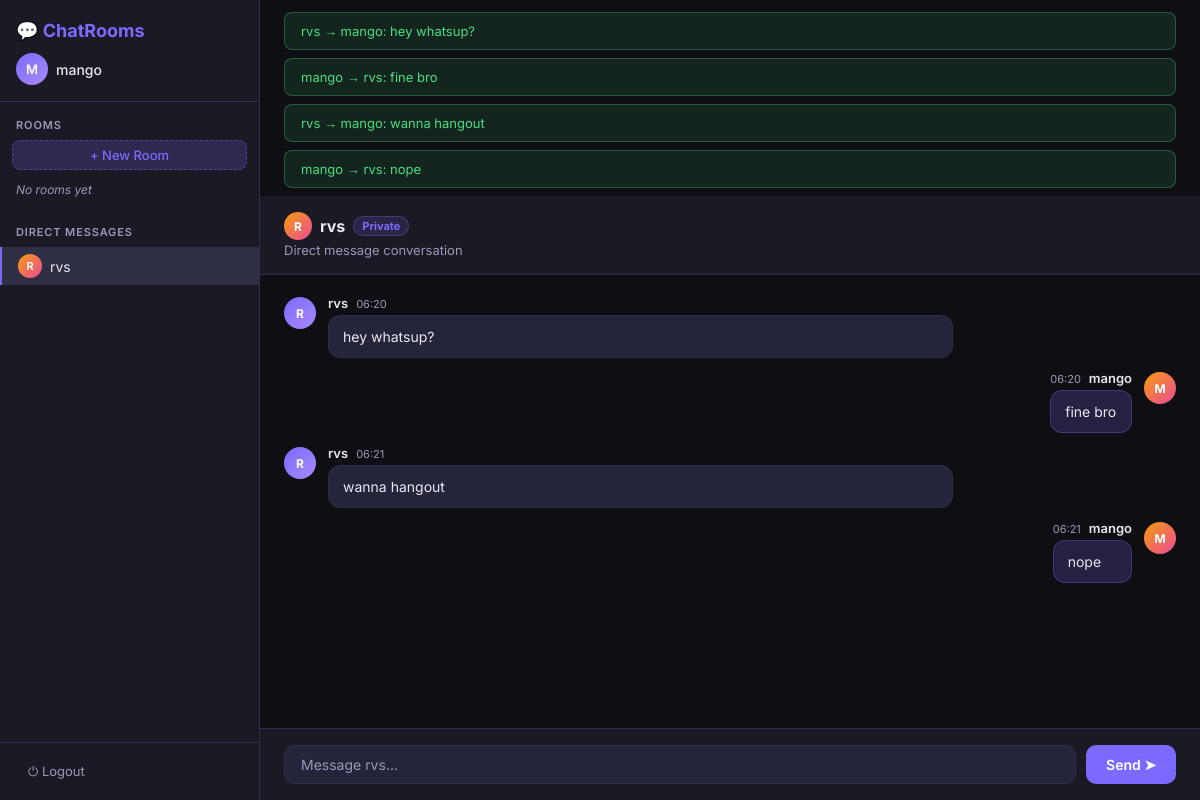
Screenshot of /private/rvs/ (signed in) with the database file from the repository.
### chat/models.py (models this page shows)
class PrivateMessage(models.Model):
    sender = models.ForeignKey(User, on_delete=models.CASCADE, related_name='sent_messages')
    receiver = models.ForeignKey(User, on_delete=models.CASCADE, related_name='received_messages')
    content = models.TextField()
    timestamp = models.DateTimeField(auto_now_add=True)
    is_read = models.BooleanField(default=False)
    class Meta:
        ordering = ['timestamp']
    def __str__(self):
        return f'{self.sender.username} → {self.receiver.username}: {self.content[:50]}'

### chat/views.py (the view)
# urls.py: path('private/<str:username>/', views.private_chat_view, name='private_chat'),
@login_required
def private_chat_view(request, username):
    other_user = get_object_or_404(User, username=username)
    if other_user == request.user:
        return redirect('home')
    chat_messages = PrivateMessage.objects.filter(
        Q(sender=request.user, receiver=other_user) |
        Q(sender=other_user, receiver=request.user)
    ).order_by('timestamp')[:100]
    PrivateMessage.objects.filter(sender=other_user, receiver=request.user, is_read=False).update(is_read=True)
    users = User.objects.exclude(id=request.user.id)
    return render(request, 'chat/private_chat.html', {
        'other_user': other_user,
        'messages': chat_messages,
        'users': users,
    })

### chatproject/templates/chat/private_chat.html (shortened to what this page needs)
{% extends 'chat/base.html' %}
{% block content %}
<div class="chat-page">
    <div class="chat-header">
        <div class="chat-title">
            <div class="dm-header-avatar">{{ other_user.username|first|upper }}</div>
            {{ other_user.username }}
            <span class="dm-badge">Private</span>
        </div>
        <div class="chat-desc">Direct message conversation</div>
    </div>
    <div class="messages-container" id="messages">
        {% for msg in messages %}
        <div class="message {% if msg.sender == user %}own{% endif %}">
            <div class="msg-avatar">{{ msg.sender.username|first|upper }}</div>
            <div class="msg-body">
                <div class="msg-meta">
                    <span class="msg-author">{{ msg.sender.username }}</span>
                    <span class="msg-time">{{ msg.timestamp|time:"H:i" }}</span>
                </div>
                <div class="msg-content">{{ msg.content }}</div>
            </div>
        </div>
        {% empty %}
        <div class="empty-chat">
            <p>💬 No messages yet. Say hi to {{ other_user.username }}!</p>
        </div>
        {% endfor %}
    </div>
    <div class="message-input-area">
        <input type="text" id="message-input" class="message-input" placeholder="Message {{ other_user.username }}..." autocomplete="off">
        <button id="send-btn" class="send-btn">Send ➤</button>
    </div>
</div>
{% endblock %}

### chatproject/templates/chat/base.html (shortened to what this page needs)
<!DOCTYPE html>
<html lang="en">
<head>
    <link rel="stylesheet" href="/static/chat/css/style.css">
</head>
<body>
    {% if user.is_authenticated %}
    <div class="app-layout">
        <aside class="sidebar">
            <div class="sidebar-header">
                <div class="logo">💬 ChatRooms</div>
                <div class="user-badge">
                    <div class="avatar">{{ user.username|first|upper }}</div>
                    <span class="username-text">{{ user.username }}</span>
                </div>
            </div>
            <nav class="sidebar-nav">
                <div class="nav-section">
                    <div class="nav-section-title">Rooms</div>
                    <a href="{% url 'create_room' %}" class="btn-create">+ New Room</a>
                    {% for room in rooms %}
                    <a href="{% url 'room' room.name %}" class="nav-item {% if request.resolver_match.kwargs.room_name == room.name %}active{% endif %}">
                        <span class="room-hash">#</span> {{ room.name }}
                    </a>
                    {% empty %}
                    <p class="empty-hint">No rooms yet</p>
                    {% endfor %}
                </div>
                <div class="nav-section">
                    <div class="nav-section-title">Direct Messages</div>
                    {% for u in users %}
                    <a href="{% url 'private_chat' u.username %}" class="nav-item dm-item {% if request.resolver_match.kwargs.username == u.username %}active{% endif %}">
                        <div class="dm-avatar">{{ u.username|first|upper }}</div>
                        {{ u.username }}
                    </a>
                    {% empty %}
                    <p class="empty-hint">No other users</p>
                    {% endfor %}
                </div>
            </nav>
            <div class="sidebar-footer">
                <a href="{% url 'logout' %}" class="logout-btn">⏻ Logout</a>
            </div>
        </aside>
        <main class="main-content">
            {% if messages %}
            <div class="flash-messages">
                {% for msg in messages %}
                <div class="flash flash-{{ msg.tags }}">{{ msg }}</div>
                {% endfor %}
            </div>
            {% endif %}
            {% block content %}{% endblock %}
        </main>
    </div>
    {% else %}
    <div class="auth-wrapper">
        {% block auth_content %}{% endblock %}
    </div>
    {% endif %}
</body>
</html>

### rows the page displays
PrivateMessage: sender+receiver+content "rvs → mango: hey whatsup?", sender.username|first "R", sender.username "rvs", timestamp "06:20", content "hey whatsup?"
PrivateMessage: sender+receiver+content "mango → rvs: fine bro", sender.username|first "M", sender.username "mango", timestamp "06:20", content "fine bro"
PrivateMessage: sender+receiver+content "rvs → mango: wanna hangout", sender.username|first "R", sender.username "rvs", timestamp "06:21", content "wanna hangout"
PrivateMessage: sender+receiver+content "mango → rvs: nope", sender.username|first "M", sender.username "mango", timestamp "06:21", content "nope"

### other values shown
{{ user.username|first|upper }} "M"
{{ user.username }} "mango"
{{ u.username|first|upper }} "R"
{{ u.username }} "rvs"
{{ other_user.username|first|upper }} "R"
{{ other_user.username }} "rvs"
